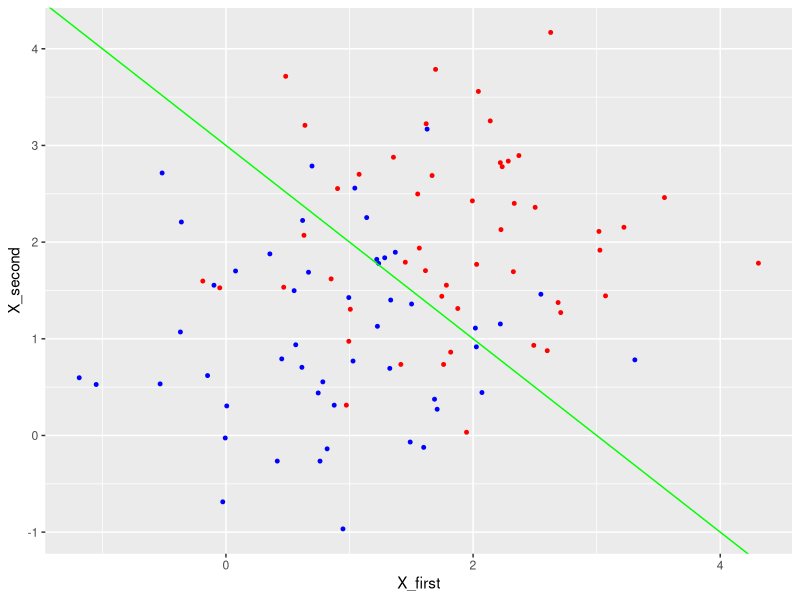
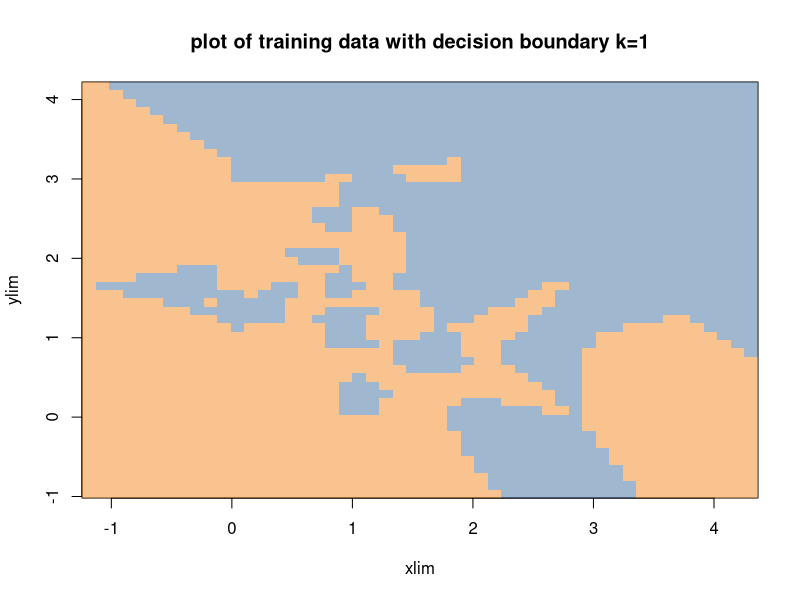
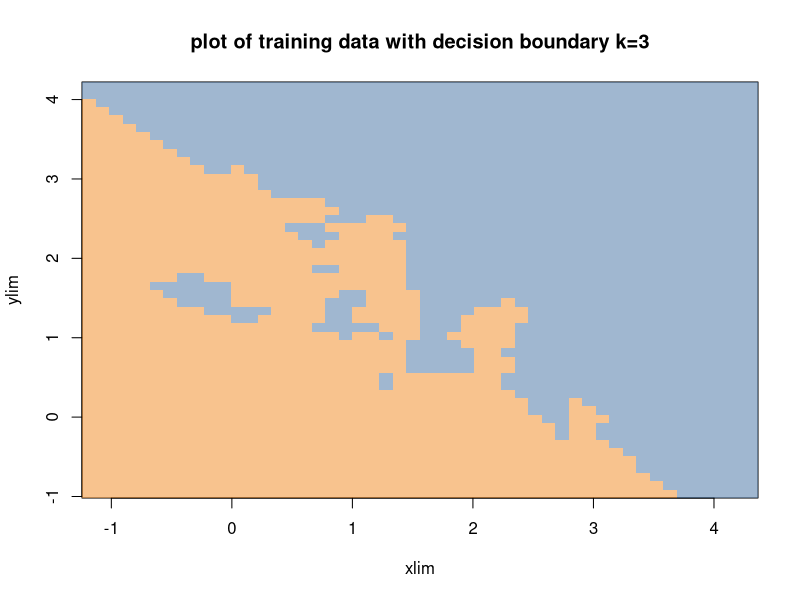
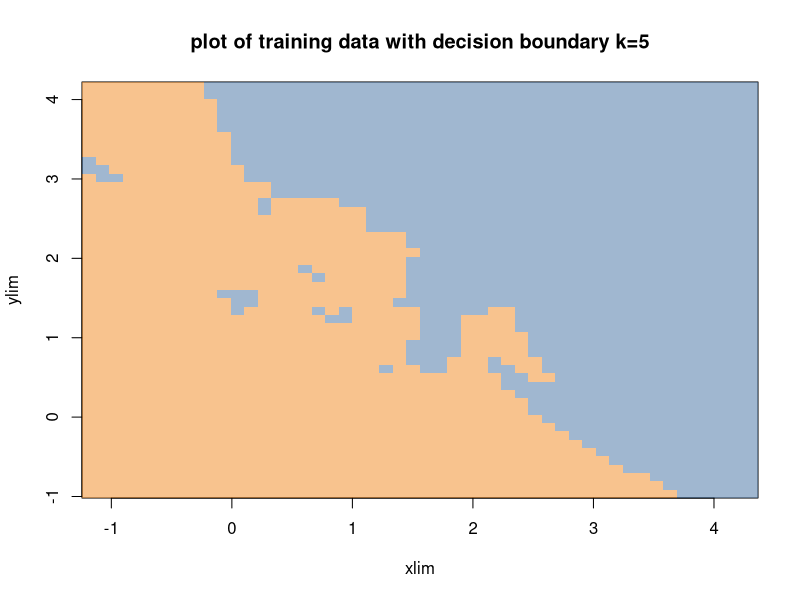
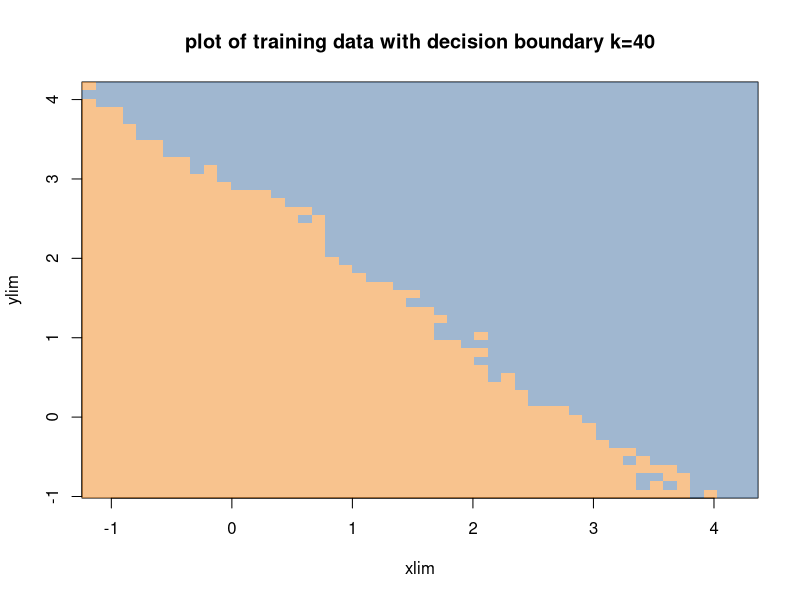
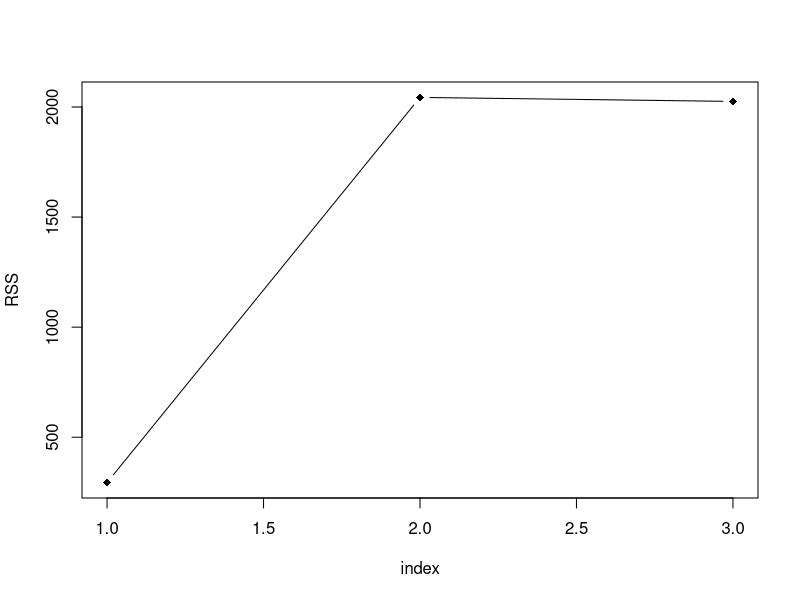

These charts were generated, in order, by the following R code:
library(caret)
library(lattice)
### True Decision Boundary
library(ggplot2)
library(MASS)
mu1 = c(1,1)
mu1 = t(t(mu1))
mu2 = c(2,2)
mu2 = t(t(mu2))
I2 = diag(2)
set.seed(123)
X1 = mvrnorm(n=50,mu1,I2)
set.seed(123)
X2 = mvrnorm(n=50,mu2,I2)
I = t(t(rep(1,50)))
mnI=t(t(rep(-1,50)))
X1 = cbind(X1,I)
X2 = cbind(X2,mnI)
Xtotal = rbind (X1,X2)
X_first = Xtotal[,1]
X_second = Xtotal[,2]
color = c(rep("blue",50),rep("red",50))
ggplot()+geom_point(mapping=aes(x=X_first,y=X_second),color=color,size=1)+geom_abline(slope=-1,intercept = 3,color="Green")
III = c(rep("1",50),rep("-1",50))
Xtotal = cbind(Xtotal[,1:2],III)
trainxx = rbind(X1,X2)
trainxx = trainxx[,1:2]
trainyy = Xtotal[,3]
n.grid1 <- 50
x1.grid1 <- seq(f = min(trainxx[, 1]), t = max(trainxx[, 1]), l = n.grid1)
x2.grid1 <- seq(f = min(trainxx[, 2]), t = max(trainxx[, 2]), l = n.grid1)
grid <- expand.grid(x1.grid1, x2.grid1)
### K=1
library("class")
mod.opt <- knn(trainxx, grid, trainyy, k = 1, prob = T)
prob_knn <- attr(mod.opt, "prob")
# Use the predicted class at each point
classes = matrix(as.numeric(mod.opt), n.grid1, n.grid1)
class_colors = c("#4E79A7", "#F28E2B")
# Add some transparency to make the fill colours less bright
fill_colors = paste0(class_colors, "88")
# Use image to plot the predicted class at each point
image(x1.grid1, x2.grid1, classes, col = fill_colors, 
      main = "plot of training data with decision boundary k=1",
      xlab = colnames(trainxx)[1], ylab = colnames(trainxx)[2])
points(trainxx, col = class_colors[trainyy], pch = 16)
### k=3
mod.opt <- knn(trainxx, grid, trainyy, k = 3, prob = T)
prob_knn <- attr(mod.opt, "prob")
# Use the predicted class at each point
classes = matrix(as.numeric(mod.opt), n.grid1, n.grid1)
class_colors = c("#4E79A7", "#F28E2B")
# Add some transparency to make the fill colours less bright
fill_colors = paste0(class_colors, "88")
# Use image to plot the predicted class at each point
image(x1.grid1, x2.grid1, classes, col = fill_colors, 
      main = "plot of training data with decision boundary k=3",
      xlab = colnames(trainxx)[1], ylab = colnames(trainxx)[2])
points(trainxx, col = class_colors[trainyy], pch = 16)
### k=5
mod.opt <- knn(trainxx, grid, trainyy, k = 5, prob = T)
prob_knn <- attr(mod.opt, "prob")
# Use the predicted class at each point
classes = matrix(as.numeric(mod.opt), n.grid1, n.grid1)
class_colors = c("#4E79A7", "#F28E2B")
# Add some transparency to make the fill colours less bright
fill_colors = paste0(class_colors, "88")
# Use image to plot the predicted class at each point
image(x1.grid1, x2.grid1, classes, col = fill_colors, 
      main = "plot of training data with decision boundary k=5",
      xlab = colnames(trainxx)[1], ylab = colnames(trainxx)[2])
points(trainxx, col = class_colors[trainyy], pch = 16)
### k = 40
mod.opt <- knn(trainxx, grid, trainyy, k = 40, prob = T)
prob_knn <- attr(mod.opt, "prob")
# Use the predicted class at each point
classes = matrix(as.numeric(mod.opt), n.grid1, n.grid1)
class_colors = c("#4E79A7", "#F28E2B")
# Add some transparency to make the fill colours less bright
fill_colors = paste0(class_colors, "88")
# Use image to plot the predicted class at each point
image(x1.grid1, x2.grid1, classes, col = fill_colors, 
      main = "plot of training data with decision boundary k=40",
      xlab = colnames(trainxx)[1], ylab = colnames(trainxx)[2])
points(trainxx, col = class_colors[trainyy], pch = 16)


### Question 2:
set.seed(456)
X1 = rnorm(n=100,0,1)
X2 = rnorm(n=100,0,1)
X3 = rnorm(n=100,0,1)
X4 = rnorm(n=100,0,1)
X5 = rnorm(n=100,0,1)
error = rnorm(n=100,0,0.5)
Y =2+3*X1+X2+2*X3+error
data = cbind(X1,X2,X3,X4,X5,Y)
sample <- sample(c(TRUE,FALSE), nrow(data),replace=TRUE, prob=c(0.7,0.3))
train_dataset  <- data[sample, ]
test_dataset  <- data[!sample, ]
### Forward Selection
### we set alpha = 0.05
alpha = 0.05
### when p = 1
Rss_list = vector(mode="list",length=0)
y=train_dataset[,6]
x=train_dataset[,1]
fit = lm(y~x)
summary(fit)
predict_y = predict.lm(fit,data.frame(x=test_dataset[,1]))
RSS = sum((predict_y-test_dataset[,6])^2)
Rss_list= append(Rss_list,RSS)



y=train_dataset[,6]
x=train_dataset[,2]
fit = lm(y~x)
summary(fit)
predict_y = predict.lm(fit,data.frame(x=test_dataset[,2]))
RSS = sum((predict_y-test_dataset[,6])^2)
Rss_list= append(Rss_list,RSS)

y=train_dataset[,6]
x=train_dataset[,3]
fit = lm(y~x)
summary(fit)
predict_y = predict.lm(fit,data.frame(x=test_dataset[,3]))
RSS = sum((predict_y-test_dataset[,6])^2)
Rss_list= append(Rss_list,RSS)

y=train_dataset[,6]
x=train_dataset[,4]
fit = lm(y~x)
summary(fit)
predict_y = predict.lm(fit,data.frame(x=test_dataset[,4]))
RSS = sum((predict_y-test_dataset[,6])^2)
Rss_list= append(Rss_list,RSS)

y=train_dataset[,6]
x=train_dataset[,5]
fit = lm(y~x)
summary(fit)
predict_y = predict.lm(fit,data.frame(x=test_dataset[,5]))
RSS = sum((predict_y-test_dataset[,6])^2)
Rss_list= append(Rss_list,RSS)
Rss_list=unlist(Rss_list)
R1_1 = mean(Rss_list)
n = which.min(Rss_list)
print(paste("First Chosen One is X()",n))

### When p = 2
Rss_list = vector(mode="list",length=0)
y=train_dataset[,6]
x=train_dataset[,c(1,2)]
fit = lm(y~x)
summary(fit)
predict_y = predict.lm(fit,data.frame(x=test_dataset[,c(1,2)]))
RSS = sum((predict_y-test_dataset[,6])^2)
Rss_list= append(Rss_list,RSS)

y=train_dataset[,6]
x=train_dataset[,c(1,3)]
fit = lm(y~x)
summary(fit)
predict_y = predict.lm(fit,data.frame(x=test_dataset[,c(1,3)]))
RSS = sum((predict_y-test_dataset[,6])^2)
Rss_list= append(Rss_list,RSS)

y=train_dataset[,6]
x=train_dataset[,c(1,4)]
fit = lm(y~x)
summary(fit)
predict_y = predict.lm(fit,data.frame(x=test_dataset[,c(1,4)]))
RSS = sum((predict_y-test_dataset[,6])^2)
Rss_list= append(Rss_list,RSS)

y=train_dataset[,6]
x=train_dataset[,c(1,5)]
fit = lm(y~x)
summary(fit)
predict_y = predict.lm(fit,data.frame(x=test_dataset[,c(1,5)]))
RSS = sum((predict_y-test_dataset[,6])^2)
Rss_list= append(Rss_list,RSS)
Rss_list=unlist(Rss_list)
n = which.min(Rss_list)
R2_2 = mean(Rss_list)
print("Second model in p=2 is chosen, so It is now X1~X3")
### When p = 3
Rss_list = vector(mode="list",length=0)
y=train_dataset[,6]
x=train_dataset[,c(1,2,3)]
fit = lm(y~x)
summary(fit)
predict_y = predict.lm(fit,data.frame(x=test_dataset[,c(1,2,3)]))
RSS = sum((predict_y-test_dataset[,6])^2)
Rss_list= append(Rss_list,RSS)

y=train_dataset[,6]
x=train_dataset[,c(1,3,4)]
fit = lm(y~x)
summary(fit)
predict_y = predict.lm(fit,data.frame(x=test_dataset[,c(1,3,4)]))
RSS = sum((predict_y-test_dataset[,6])^2)
Rss_list= append(Rss_list,RSS)

y=train_dataset[,6]
x=train_dataset[,c(1,3,5)]
fit = lm(y~x)
summary(fit)
predict_y = predict.lm(fit,data.frame(x=test_dataset[,c(1,3,5)]))
RSS = sum((predict_y-test_dataset[,6])^2)
Rss_list= append(Rss_list,RSS)
Rss_list=unlist(Rss_list)
n = which.min(Rss_list)
R3_3 = mean(Rss_list)
print("Third model in p=3 is chosen, however model 2nd and 3rd all have p value very large, so we choose first model.")
print("This is given that critical value alpha = 0.05 > p-value of 2nd and 3rd model.")
RSS = c(R1_1,R2_2,R3_3)
index = c(1,2,3)
plot(index,RSS,type = "b",pch=18)
### It can be inferred from the graph that there is a elbow in p = 3, hence there is no need to further more add variable 
### And current R^2 is 0.987




### Backward Selection:
### we set alpha = 0.05
alpha = 0.05
y=train_dataset[,6]
x=train_dataset[,1:5]
fit = lm(y~x)
summary(fit)
print("We can see that X5 has largest p value, so we discard X5 now.")
y=train_dataset[,6]
x=train_dataset[,1:4]
fit = lm(y~x)
summary(fit)
print("We can see that X5 has largest p value, so we discard X4 now.")
y=train_dataset[,6]
x=train_dataset[,1:3]
fit = lm(y~x)
summary(fit)
print("Now that P-value for every variable is 2e-16<0.05=alpha now, So Y~X1+X2+X3 is the final model.")

### Best Model Selection
### p = 1
Rsquare <- function(pred,test){
  SSr = sum((pred-test)^2)
  SSt = sum((test-mean(test))^2)
  R2 = SSr/SSt
  return (R2)
}
Rz = vector(mode="list",length=0)
y=train_dataset[,6]
x=train_dataset[,1]
fit = lm(y~x)
summary(fit)
predict_y = predict.lm(fit,data.frame(x=test_dataset[,1]))
R = Rsquare(predict_y,test_dataset[,6])
Rz = append(Rz,summary(fit)$r.squared)
y=train_dataset[,6]
x=train_dataset[,2]
fit = lm(y~x)
summary(fit)
predict_y = predict.lm(fit,data.frame(x=test_dataset[,2]))
R = Rsquare(predict_y,test_dataset[,6])
Rz = append(Rz,summary(fit)$r.squared)
y=train_dataset[,6]
x=train_dataset[,3]
fit = lm(y~x)
summary(fit)
predict_y = predict.lm(fit,data.frame(x=test_dataset[,3]))
R = Rsquare(predict_y,test_dataset[,6])
Rz = append(Rz,summary(fit)$r.squared)
y=train_dataset[,6]
x=train_dataset[,4]
fit = lm(y~x)
summary(fit)
predict_y = predict.lm(fit,data.frame(x=test_dataset[,4]))
R = Rsquare(predict_y,test_dataset[,6])
Rz = append(Rz,summary(fit)$r.squared)
y=train_dataset[,6]
x=train_dataset[,5]
fit = lm(y~x)
summary(fit)
predict_y = predict.lm(fit,data.frame(x=test_dataset[,5]))
R = Rsquare(predict_y,test_dataset[,6])
Rz = append(Rz,summary(fit)$r.squared)
### p = 2
y=train_dataset[,6]
x=train_dataset[,c(1,2)]
fit = lm(y~x)
summary(fit)
predict_y = predict.lm(fit,data.frame(x=test_dataset[,c(1,2)]))
R = Rsquare(predict_y,test_dataset[,6])
Rz = append(Rz,summary(fit)$r.squared)

y=train_dataset[,6]
x=train_dataset[,c(1,3)]
fit = lm(y~x)
summary(fit)
predict_y = predict.lm(fit,data.frame(x=test_dataset[,c(1,3)]))
R = Rsquare(predict_y,test_dataset[,6])
Rz = append(Rz,summary(fit)$r.squared)

y=train_dataset[,6]
x=train_dataset[,c(1,4)]
fit = lm(y~x)
summary(fit)
predict_y = predict.lm(fit,data.frame(x=test_dataset[,c(1,4)]))
R = Rsquare(predict_y,test_dataset[,6])
Rz = append(Rz,summary(fit)$r.squared)

y=train_dataset[,6]
x=train_dataset[,c(1,5)]
fit = lm(y~x)
summary(fit)
predict_y = predict.lm(fit,data.frame(x=test_dataset[,c(1,5)]))
R = Rsquare(predict_y,test_dataset[,6])
Rz = append(Rz,summary(fit)$r.squared)

y=train_dataset[,6]
x=train_dataset[,c(1,2,3)]
fit = lm(y~x)
summary(fit)
predict_y = predict.lm(fit,data.frame(x=test_dataset[,c(1,2,3)]))
R = Rsquare(predict_y,test_dataset[,6])
Rz = append(Rz,summary(fit)$r.squared)